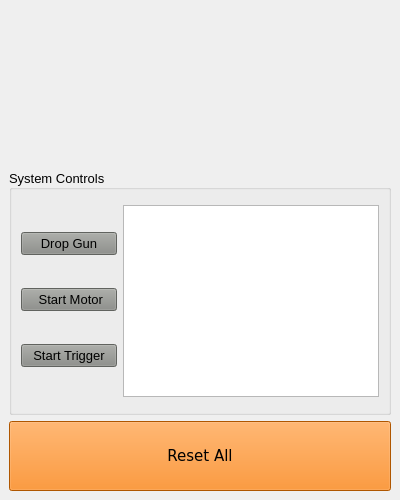
<?xml version="1.0" encoding="UTF-8"?>
<ui version="4.0">
 <class>MainWindow</class>
 <widget class="QMainWindow" name="MainWindow">
  <property name="geometry">
   <rect>
    <x>0</x>
    <y>0</y>
    <width>400</width>
    <height>500</height>
   </rect>
  </property>
  <property name="sizePolicy">
   <sizepolicy hsizetype="Preferred" vsizetype="Preferred">
    <horstretch>0</horstretch>
    <verstretch>0</verstretch>
   </sizepolicy>
  </property>
  <property name="minimumSize">
   <size>
    <width>400</width>
    <height>500</height>
   </size>
  </property>
  <property name="maximumSize">
   <size>
    <width>400</width>
    <height>500</height>
   </size>
  </property>
  <property name="windowTitle">
   <string>MainWindow</string>
  </property>
  <widget class="QWidget" name="centralwidget">
   <layout class="QVBoxLayout" name="verticalLayout">
    <item>
     <spacer name="verticalSpacer_2">
      <property name="orientation">
       <enum>Qt::Vertical</enum>
      </property>
      <property name="sizeHint" stdset="0">
       <size>
        <width>20</width>
        <height>40</height>
       </size>
      </property>
     </spacer>
    </item>
    <item>
     <widget class="QLabel" name="label">
      <property name="text">
       <string/>
      </property>
      <property name="pixmap">
       <pixmap>swx-logo.png</pixmap>
      </property>
      <property name="alignment">
       <set>Qt::AlignCenter</set>
      </property>
     </widget>
    </item>
    <item>
     <spacer name="verticalSpacer">
      <property name="orientation">
       <enum>Qt::Vertical</enum>
      </property>
      <property name="sizeHint" stdset="0">
       <size>
        <width>20</width>
        <height>40</height>
       </size>
      </property>
     </spacer>
    </item>
    <item>
     <widget class="QGroupBox" name="horizontalGroupBox">
      <property name="font">
       <font>
        <pointsize>10</pointsize>
        <weight>50</weight>
        <bold>false</bold>
       </font>
      </property>
      <property name="title">
       <string>System Controls</string>
      </property>
      <property name="alignment">
       <set>Qt::AlignLeading|Qt::AlignLeft|Qt::AlignVCenter</set>
      </property>
      <property name="flat">
       <bool>false</bool>
      </property>
      <layout class="QHBoxLayout" name="horizontalLayout">
       <property name="topMargin">
        <number>15</number>
       </property>
       <property name="bottomMargin">
        <number>15</number>
       </property>
       <item>
        <layout class="QVBoxLayout" name="verticalLayout_4">
         <item>
          <widget class="QPushButton" name="dropBtn">
           <property name="styleSheet">
            <string notr="true">background-color: rgb(136, 138, 133);</string>
           </property>
           <property name="text">
            <string> Drop Gun </string>
           </property>
          </widget>
         </item>
         <item>
          <widget class="QPushButton" name="motorBtn">
           <property name="styleSheet">
            <string notr="true">background-color: rgb(136, 138, 133);</string>
           </property>
           <property name="text">
            <string> Start Motor</string>
           </property>
          </widget>
         </item>
         <item>
          <widget class="QPushButton" name="triggerBtn">
           <property name="styleSheet">
            <string notr="true">background-color: rgb(136, 138, 133);</string>
           </property>
           <property name="text">
            <string>Start Trigger</string>
           </property>
          </widget>
         </item>
        </layout>
       </item>
       <item alignment="Qt::AlignHCenter">
        <widget class="QListView" name="listView">
         <property name="sizePolicy">
          <sizepolicy hsizetype="Expanding" vsizetype="Expanding">
           <horstretch>0</horstretch>
           <verstretch>0</verstretch>
          </sizepolicy>
         </property>
        </widget>
       </item>
      </layout>
     </widget>
    </item>
    <item>
     <layout class="QVBoxLayout" name="verticalLayout_2">
      <item>
       <widget class="QPushButton" name="resetBtn">
        <property name="sizePolicy">
         <sizepolicy hsizetype="Minimum" vsizetype="Expanding">
          <horstretch>0</horstretch>
          <verstretch>0</verstretch>
         </sizepolicy>
        </property>
        <property name="font">
         <font>
          <family>DejaVu Sans</family>
          <pointsize>11</pointsize>
          <weight>50</weight>
          <italic>false</italic>
          <bold>false</bold>
         </font>
        </property>
        <property name="styleSheet">
         <string notr="true">font: 11pt &quot;DejaVu Sans&quot;;
background-color: rgb(245, 121, 0);
color: rgb(0, 0, 0);</string>
        </property>
        <property name="text">
         <string>Reset All</string>
        </property>
        <property name="flat">
         <bool>false</bool>
        </property>
       </widget>
      </item>
     </layout>
    </item>
   </layout>
  </widget>
 </widget>
 <resources/>
 <connections/>
</ui>
